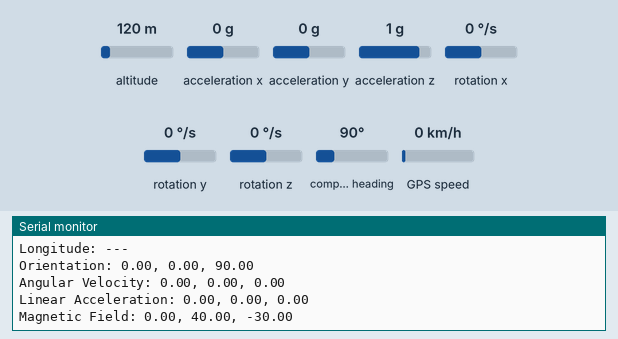
Simulated run of this sketch. Board: Teensy 4. On the bench: the last lines printed to the serial monitor. Inputs (shaded band) come from the test bench; at power-on: acceleration x 0 g, acceleration y 0 g, acceleration z 1 g, rotation x 0 °/s, rotation y 0 °/s, altitude 120 m, rotation z 0 °/s, compass heading 90°, GPS speed 0 km/h. Storage starts empty; the GPS gets a fix after 3 s at 37.7749, -122.4194 with 8 satellites.

Above: at 1.2 s.
1.3 s: acceleration x set to -1.4 g
2.8 s: acceleration y set to -1.4 g
4.3 s: acceleration z set to -1.4 g
5.8 s: rotation x set to -192 °/s
At 6.05 s:
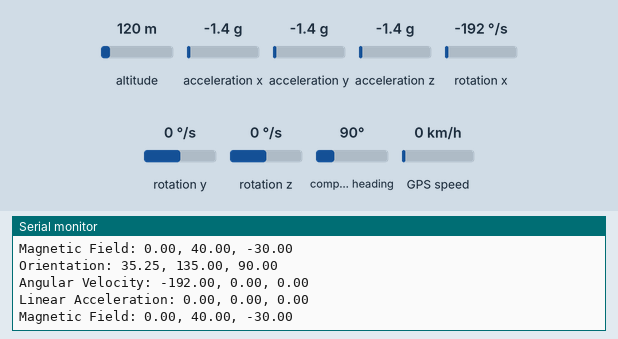
7.3 s: rotation y set to -192 °/s
At 7.91 s:
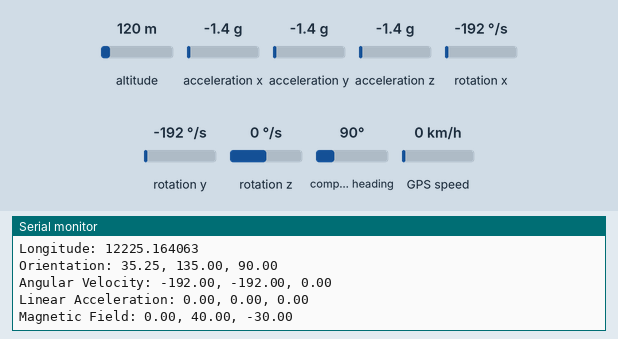
Timing chart, 0 to 9.8 s (numbered marks = the images above; inputs shaded):
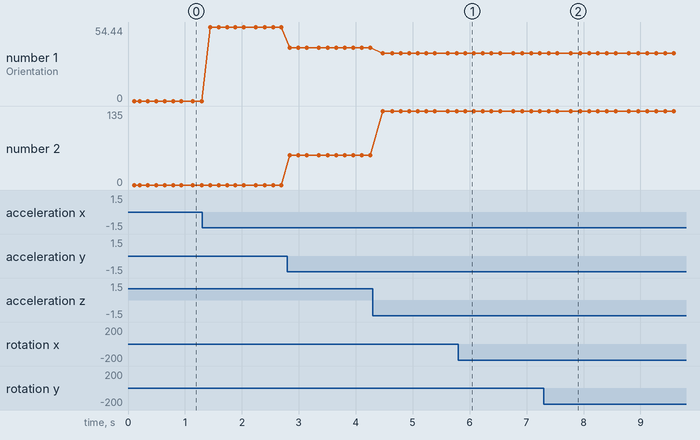

The sketch:

FullyWorking_ContinueCSV.ino
```cpp
#include <Wire.h>
#include <Adafruit_Sensor.h>
#include <Adafruit_BNO055.h>
#include <utility/imumaths.h>
#include <Adafruit_GPS.h>
#include <IntervalTimer.h>
#include <SD.h>
#include <SPI.h>

// -------------------- Hardware setup --------------------
#define GPSSerial Serial1   // GPS on pins 0=RX1, 1=TX1
#define BTSerial  Serial7   // Bluetooth on pins 7=RX2, 8=TX2
#define SD_CS_PIN BUILTIN_SDCARD

Adafruit_GPS GPS(&GPSSerial);
Adafruit_BNO055 bno = Adafruit_BNO055(55, 0x28, &Wire1);
IntervalTimer gpsTimer;
File dataFile;

// -------------------- Timing --------------------
unsigned long lastIMU = 0;
unsigned long lastGPS = 0;

// -------------------- IMU cached data --------------------
sensors_event_t imuEvent;
imu::Vector<3> gyro, accel, mag;

// -------------------- GPS ISR --------------------
void readGPSChar() {
  GPS.read();
}

// -------------------- CSV Helper --------------------
void saveCSV() {
  dataFile = SD.open("log.csv", FILE_WRITE);
  if (dataFile) {
    char timeStr[9];
    sprintf(timeStr, "%02d:%02d:%02d", GPS.hour, GPS.minute, GPS.seconds);
    dataFile.print(timeStr); dataFile.print(",");

    dataFile.print((int)GPS.fix); dataFile.print(",");
    dataFile.print((int)GPS.satellites); dataFile.print(",");
    if (GPS.fix) {
      dataFile.print(GPS.latitude, 6); dataFile.print(",");
      dataFile.print(GPS.longitude, 6); dataFile.print(",");
    } else {
      dataFile.print(", ,");
    }

    dataFile.print(-imuEvent.orientation.y); dataFile.print(",");
    dataFile.print(imuEvent.orientation.z); dataFile.print(",");
    dataFile.print(imuEvent.orientation.x); dataFile.print(",");

    dataFile.print(gyro.x()); dataFile.print(",");
    dataFile.print(gyro.y()); dataFile.print(",");
    dataFile.print(gyro.z()); dataFile.print(",");

    dataFile.print(accel.x()); dataFile.print(",");
    dataFile.print(accel.y()); dataFile.print(",");
    dataFile.print(accel.z()); dataFile.print(",");

    dataFile.print(mag.x()); dataFile.print(",");
    dataFile.print(mag.y()); dataFile.print(",");
    dataFile.println(mag.z());

    dataFile.close();
  }
}

// -------------------- IMU Read & Print --------------------
void readIMU() {
  bno.getEvent(&imuEvent);
  gyro  = bno.getVector(Adafruit_BNO055::VECTOR_GYROSCOPE);
  accel = bno.getVector(Adafruit_BNO055::VECTOR_LINEARACCEL);
  mag   = bno.getVector(Adafruit_BNO055::VECTOR_MAGNETOMETER);
}

void printIMU() {
  String imuData = "";
  imuData += "Orientation: " + String(-imuEvent.orientation.y, 2) + ", "
                        + String(imuEvent.orientation.z, 2) + ", "
                        + String(imuEvent.orientation.x, 2) + "\n";

  imuData += "Angular Velocity: " + String(gyro.x(), 2) + ", "
                             + String(gyro.y(), 2) + ", "
                             + String(gyro.z(), 2) + "\n";

  imuData += "Linear Acceleration: " + String(accel.x(), 2) + ", "
                                  + String(accel.y(), 2) + ", "
                                  + String(accel.z(), 2) + "\n";

  imuData += "Magnetic Field: " + String(mag.x(), 2) + ", "
                              + String(mag.y(), 2) + ", "
                              + String(mag.z(), 2) + "\n\n";

  Serial.print(imuData);
  BTSerial.print(imuData);
}

// -------------------- GPS Print --------------------
void printGPS() {
  String gpsData = "";
  gpsData += "Time: " + String(GPS.hour) + ":" + String(GPS.minute) + ":" + String(GPS.seconds) + "\n";
  gpsData += "Fix: " + String((int)GPS.fix) + "\n";
  gpsData += "Satellites: " + String((int)GPS.satellites) + "\n";

  if (GPS.fix) {
    gpsData += "Latitude: " + String(GPS.latitude, 6) + "\n";
    gpsData += "Longitude: " + String(GPS.longitude, 6) + "\n";
  } else {
    gpsData += "Latitude: ---\nLongitude: ---\n";
  }

  gpsData += "\n";
  Serial.print(gpsData);
  BTSerial.print(gpsData);
}

// -------------------- Setup --------------------
void setup() {
  // 1. Serial
  Serial.begin(115200);
  Serial.println("Starting system...");

  // 2. Bluetooth
  BTSerial.begin(9600);
  Serial.println("Bluetooth initialized");

  // 3. SD Card
  if (!SD.begin(SD_CS_PIN)) {
    Serial.println("SD init failed!");
  } else {
    if (SD.exists("log.csv")) SD.remove("log.csv");
    dataFile = SD.open("log.csv", FILE_WRITE);
    if (dataFile) {
      dataFile.println("Time,Fix,Satellites,Latitude,Longitude,"
                       "OriX,OriY,OriZ,"
                       "GyroX,GyroY,GyroZ,"
                       "AccelX,AccelY,AccelZ,"
                       "MagX,MagY,MagZ");
      dataFile.close();
    }
    Serial.println("SD initialized and CSV header created");
  }

  // 4. GPS
  GPSSerial.begin(9600);
  GPS.begin(9600);
  GPS.sendCommand(PMTK_SET_NMEA_OUTPUT_RMCGGA);
  GPS.sendCommand(PMTK_SET_NMEA_UPDATE_1HZ);
  GPS.sendCommand(PGCMD_ANTENNA);
  gpsTimer.begin(readGPSChar, 1000); // 1ms ISR to read chars
  Serial.println("GPS initialized");

  // 5. IMU
  Wire1.setClock(100000);       // Reduce I2C speed for stability
  if (!bno.begin()) {
    Serial.println("BNO055 init failed");
  }
  bno.setExtCrystalUse(true);
  Serial.println("IMU initialized");

  Serial.println("System ready\n");
}

// -------------------- Main Loop --------------------
void loop() {
  // Parse GPS when new sentence received
  if (GPS.newNMEAreceived()) GPS.parse(GPS.lastNMEA());

  // IMU every 100 ms
  if (millis() - lastIMU >= 100) {
    lastIMU = millis();
    readIMU();   // read once
    printIMU();  // print cached values
    saveCSV();   // log cached values
  }

  // GPS print every 1 s
  if (millis() - lastGPS >= 1000) {
    lastGPS = millis();
    printGPS();
  }
}
```

Measured:
- after the input at 5.8 s, the serial monitor: prints a new line after 0.12 s (image 1)
- after the input at 7.3 s, the serial monitor: prints a new line after 0.09 s (image 2)
- plotted number 1: 0 → 54.44 after the input at 1.3 s, 54.44 → 39.13 after the input at 2.8 s, 39.13 → 35.25 after the input at 4.3 s
- plotted number 2: 54.44 → 135 after the input at 4.3 s
